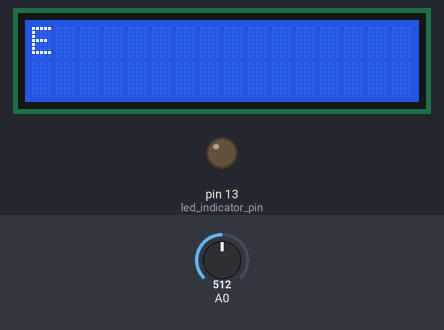
Recording of a sketch running on a simulated Arduino Uno, built with avr-gcc and run on an emulated ATmega328P. Shown: 16×2 character LCD, output pins drawn as LEDs (lit = HIGH). The inputs (shaded band) are chosen by the test bench; at power-on: A0 = 512.

Above: at 1.2 s.
1.3 s: A0 set to 5
2.8 s: A0 set to 2
At 3.1 s:
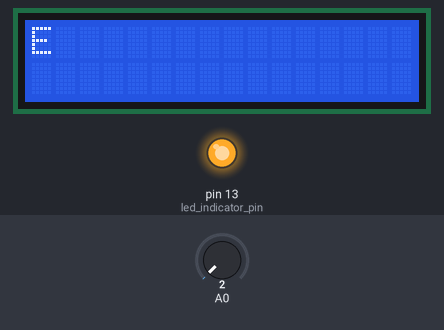
4.3 s: A0 set to 122
At 5.5 s:
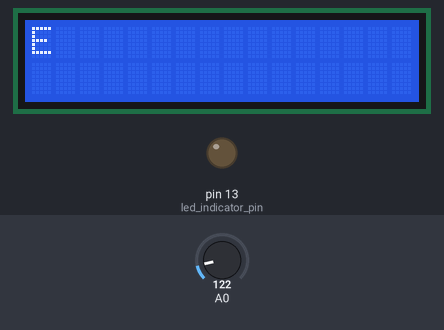
5.8 s: A0 set to 0
At 6.7 s:
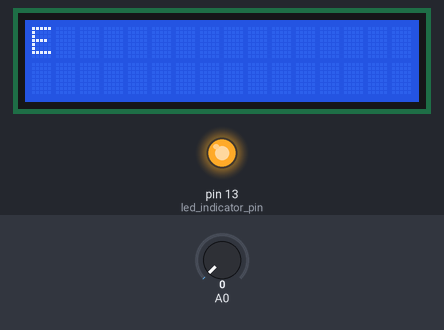
Timing chart, 0 to 8.3 s (numbered marks = the images above; inputs shaded):
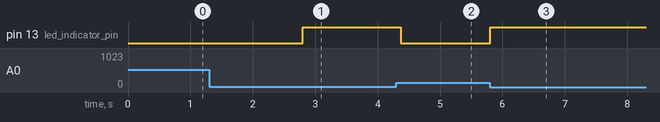

Measured:
- the behaviour switches between 4 and 3 on A0 (found by bisection; images 0 and 1)
- after the input at 1.3 s, every drawn part: stays the same
- after the input at 2.8 s, pin 13 (led_indicator_pin): LOW → HIGH at once
- after the input at 4.3 s, pin 13 (led_indicator_pin): HIGH → LOW after 0.07 s
- after the input at 5.8 s, pin 13 (led_indicator_pin): LOW → HIGH at once

The sketch:

sketch_dec28a.ino
```cpp
//sine wave freq detection with 38.5kHz sampling rate and interrupts
//by Amanda Ghassaei
//https://www.instructables.com/id/Arduino-Frequency-Detection/
//July 2012

/*
 * This program is free software; you can redistribute it and/or modify
 * it under the terms of the GNU General Public License as published by
 * the Free Software Foundation; either version 3 of the License, or
 * (at your option) any later version.
 *
*/
#include <LiquidCrystal.h>

// initialize the library by associating any needed LCD interface pin
// with the arduino pin number it is connected to
const int rs = 12, en = 11, d4 = 5, d5 = 4, d6 = 3, d7 = 2;
LiquidCrystal lcd(rs, en, d4, d5, d6, d7);
//clipping indicator variables
boolean clipping = 0;

//data storage variables
byte newData = 0;
byte prevData = 0;

//freq variables
unsigned int timer = 0;//counts period of wave
unsigned int period;
int frequency;

void setup(){

  Serial.begin(9600);
  lcd.begin(16, 2);

  pinMode(13,OUTPUT);//led indicator pin

  cli();//diable interrupts

  //set up continuous sampling of analog pin 0

  //clear ADCSRA and ADCSRB registers
  ADCSRA = 0;
  ADCSRB = 0;

  ADMUX |= (1 << REFS0); //set reference voltage
  ADMUX |= (1 << ADLAR); //left align the ADC value- so we can read highest 8 bits from ADCH register only

  ADCSRA |= (1 << ADPS2) | (1 << ADPS0); //set ADC clock with 32 prescaler- 16mHz/32=500kHz
  ADCSRA |= (1 << ADATE); //enabble auto trigger
  ADCSRA |= (1 << ADIE); //enable interrupts when measurement complete
  ADCSRA |= (1 << ADEN); //enable ADC
  ADCSRA |= (1 << ADSC); //start ADC measurements

  sei();//enable interrupts
}

ISR(ADC_vect) {//when new ADC value ready

  prevData = newData;//store previous value
  newData = ADCH;//get value from A0
  if (prevData < 127 && newData >=127){//if increasing and crossing midpoint
    period = timer;//get period
    timer = 0;//reset timer
  }


  if (newData == 0 || newData == 1023){//if clipping
    PORTB |= B00100000;//set pin 13 high- turn on clipping indicator led
    clipping = 1;//currently clipping
  }

  timer++;//increment timer at rate of 38.5kHz
}

int what_is_the_note(int frq) {
  int chord[6] = {330, 247, 196, 147, 110, 82};
  int nota = 0;
  int sub_frq = 1000;

  for (int i=0; i<6; i++) {
    int sub = abs(chord[i] - frq);
    if (sub < sub_frq) {
      sub_frq = sub;
      nota = i;
    }
  }

  return nota;
}

void loop(){
  if (clipping){//if currently clipping
    PORTB &= B11011111;//turn off clippng indicator led
    clipping = 0;
  }
  char nota = "";


  frequency = 38462/period/15.865;//timer rate/period

  if(what_is_the_note(frequency)==5) nota = 'E';
  if(what_is_the_note(frequency)==4) nota = 'A';
  if(what_is_the_note(frequency)==3) nota = 'd';
  if(what_is_the_note(frequency)==2) nota = 'g';
  if(what_is_the_note(frequency)==1) nota = 'b';
  if(what_is_the_note(frequency)==0) nota = 'e';

  lcd.clear();
  lcd.print(nota);
//  Serial.print(frequency);
//  Serial.println(" hz");

  delay(100);
}
```
